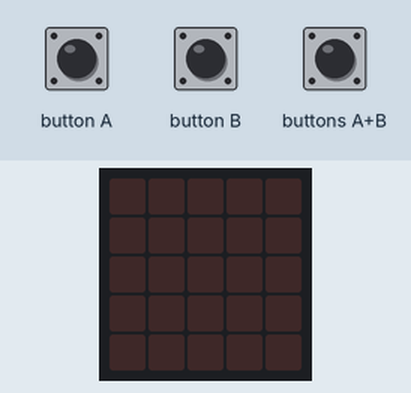
This program was run on a simulated BBC micro:bit (MakeCode). On the bench: the board's 5×5 LED display. The inputs (shaded band) are chosen by the test bench.

Above: at 1.2 s.
1.3 s: button A pressed for 0.15 s
At 1.42 s:
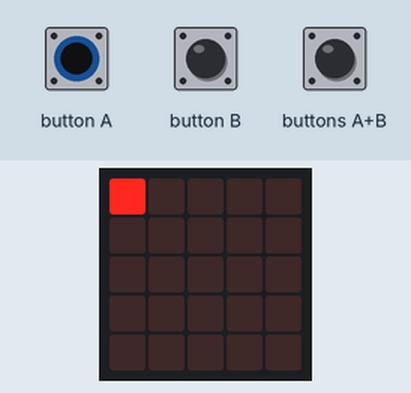
4.3 s: button B pressed for 0.15 s
At 4.65 s:
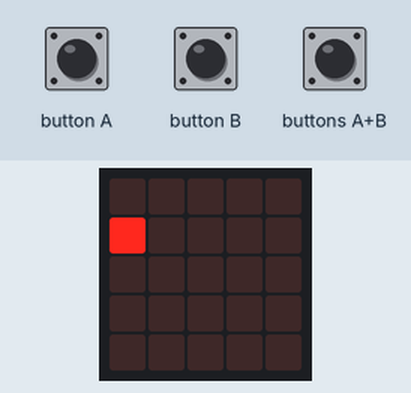
7.3 s: buttons A+B pressed for 0.15 s
At 7.85 s:
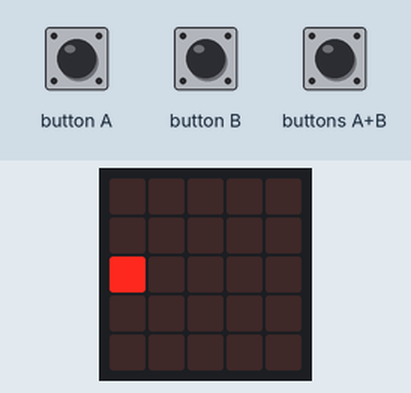
10.3 s: button A pressed for 3.2 s
At 14.0 s:
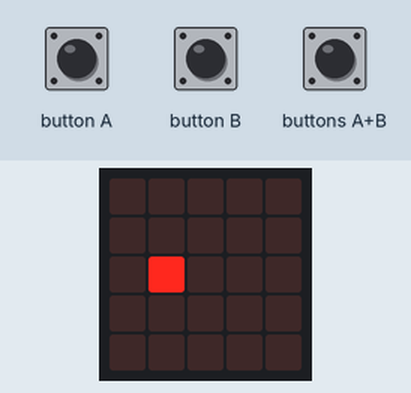
15.0 s: button B pressed for 3.2 s
At 18.9 s:
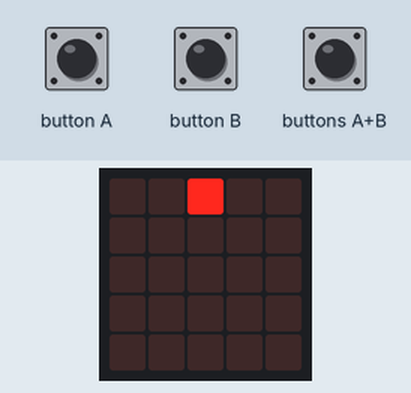
19.7 s: buttons A+B pressed for 3.2 s
At 23.9 s:
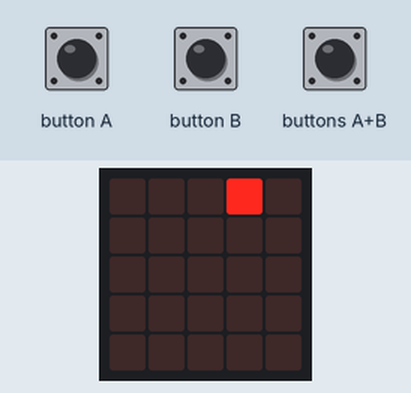
Timing chart, 0 to 25.4 s (numbered marks = the images above; inputs shaded):
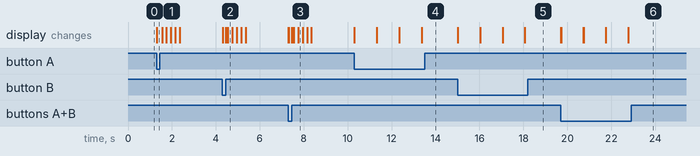

The program:

main.ts
```typescript
input.onButtonPressed(Button.A, function () {
    xvalue = 0
    while (xvalue <= 4) {
        led.plot(xvalue, 0)
        basic.pause(100)
        basic.clearScreen()
        xvalue += 1
        led.plot(xvalue, 0)
        basic.pause(100)
        basic.clearScreen()
    }
})
input.onButtonPressed(Button.B, function () {
    yvalue = 0
    while (yvalue <= 4) {
        led.plot(0, yvalue)
        basic.pause(100)
        basic.clearScreen()
        yvalue += 1
        led.plot(0, yvalue)
        basic.pause(100)
        basic.clearScreen()
    }
})
let bvalue = 0
let yvalue = 0
let xvalue = 0
let avalue = 0
basic.forever(function () {
    if (input.buttonIsPressed(Button.A)) {
        basic.clearScreen()
        led.plot(avalue, bvalue)
        basic.pause(1000)
        avalue += 1
    }
    if (avalue == 5) {
        avalue = 0
    }
})
basic.forever(function () {
    if (input.buttonIsPressed(Button.AB)) {
        basic.clearScreen()
        led.plot(avalue, 0)
        basic.pause(1000)
        avalue += 1
    }
    while (avalue == 5) {
        avalue = 0
    }
})
basic.forever(function () {
    if (input.buttonIsPressed(Button.B)) {
        basic.clearScreen()
        led.plot(avalue, bvalue)
        basic.pause(1000)
        bvalue += 1
    }
    if (bvalue == 5) {
        bvalue = 0
    }
})
```

test.ts
```typescript
// 在這裡測試；當此封包作為擴充功能時，將不會編譯此內容。
```

Measured:
- after the input at 1.3 s, the display: changes at once (image 1)
- after the input at 4.3 s, the display: first changes at once (image 2 shows a later state)
- after the input at 7.3 s, the display: first changes at once (image 3 shows a later state)
- after the input at 10.3 s, the display: first changes at once (image 4 shows a later state)
- after the input at 15.0 s, the display: first changes at once (image 5 shows a later state)
- after the input at 19.7 s, the display: first changes at once (image 6 shows a later state)
